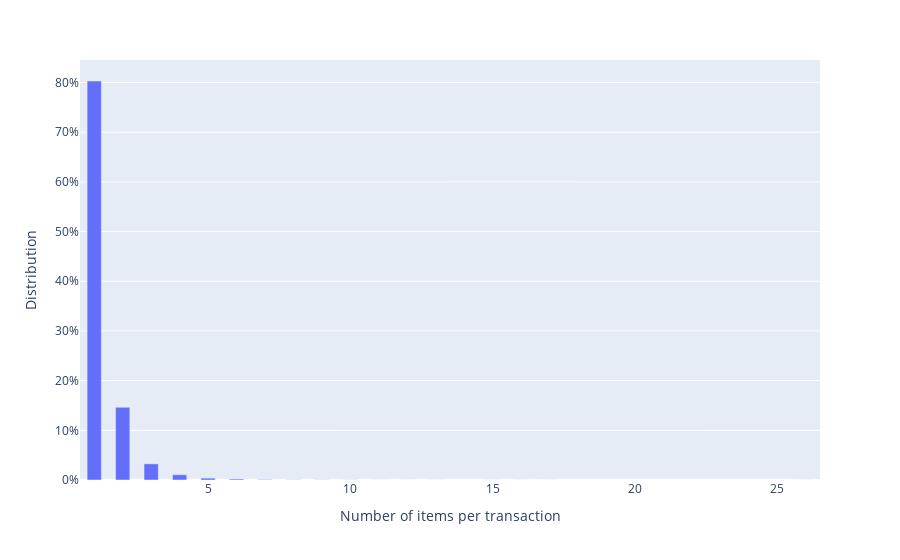

This figure's notebook cell:
### Code cell
# Length of transactions

import seaborn as sns

length_of_transactions = data["product_id"].apply(len).value_counts()
length_of_transactions.rename_axis("frequency")


total = length_of_transactions.sum()

import plotly.express as px
fig = px.bar(length_of_transactions, x=length_of_transactions.index, y=length_of_transactions.values/total)
fig.update_traces(width=0.5)
fig.update_layout(
    xaxis_title="Number of items per transaction",
    yaxis_tickformat =',.0%',
    yaxis_title="Distribution",
    legend_title="Transaction Length Dsitribution",)

fig.show()

### Figure 1 — Plotly figure (JSON) as saved in the notebook; plotly's stock layout.template omitted (floating-point values rounded to 4 significant figures)
{"data": [{"alignmentgroup": "True", "hovertemplate": "index=%{x}<br>y=%{y}<extra></extra>", "legendgroup": "", "marker": {"color": "#636efa", "pattern": {"shape": ""}}, "name": "", "offsetgroup": "", "orientation": "v", "showlegend": false, "textposition": "auto", "type": "bar", "width": 0.5, "x": [1, 2, 3, 4, 5, 6, 7, 8, 9, 10, 11, 12, 16, 15, 13, 17, 26], "xaxis": "x", "y": [0.803, 0.1463, 0.03246, 0.01059, 0.003759, 0.002006, 0.0008026, 0.0003612, 0.0002675, 0.000214, 6.688e-05, 5.35e-05, 4.013e-05, 4.013e-05, 4.013e-05, 1.338e-05, 1.338e-05], "yaxis": "y"}], "layout": {"barmode": "relative", "legend": {"title": {"text": "Transaction Length Dsitribution"}, "tracegroupgap": 0}, "margin": {"t": 60}, "xaxis": {"anchor": "y", "domain": [0, 1], "title": {"text": "Number of items per transaction"}}, "yaxis": {"anchor": "x", "domain": [0, 1], "tickformat": ",.0%", "title": {"text": "Distribution"}}}}
